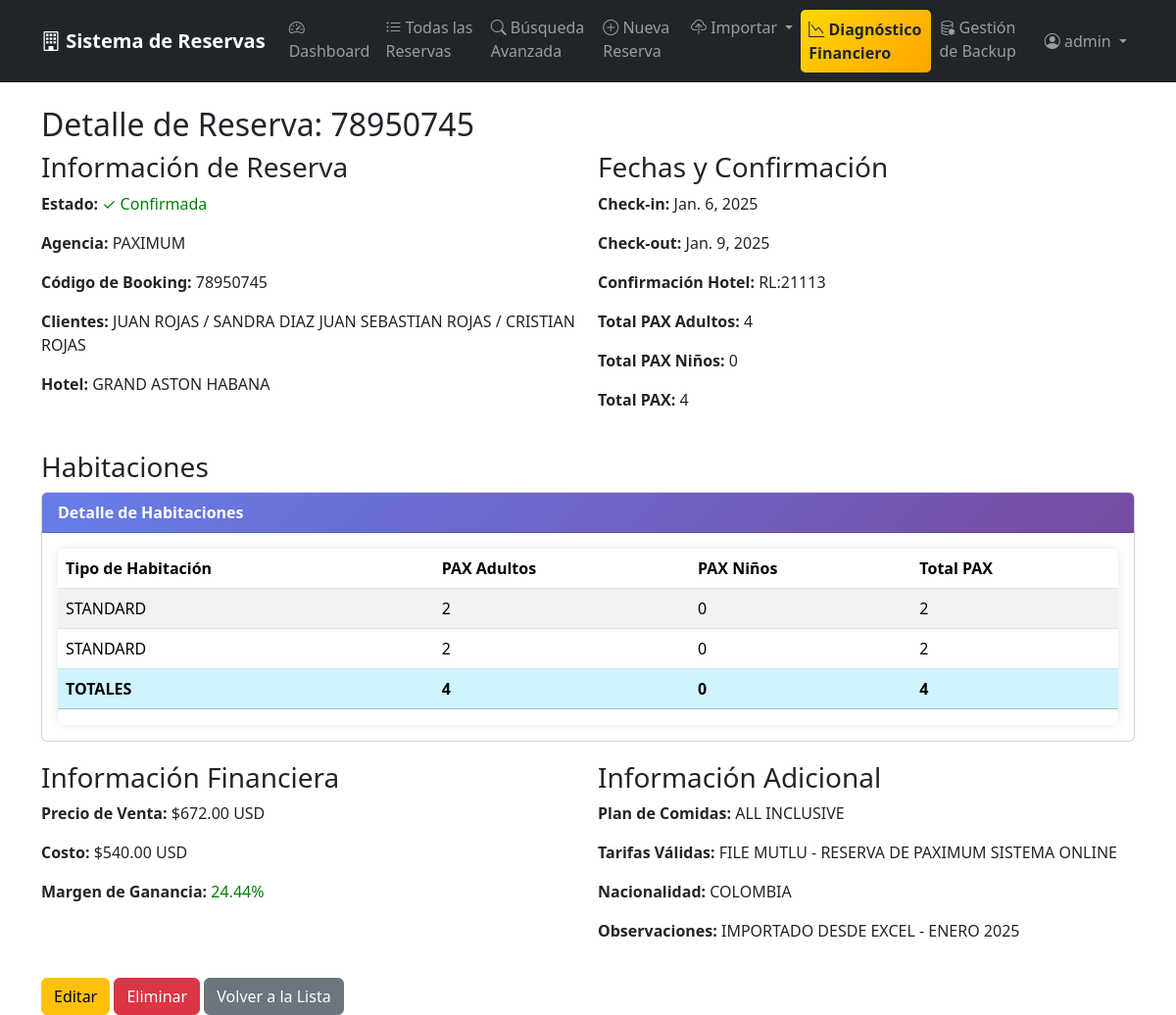
/56/ (signed in), run on the app's committed database.
### reservations/models.py (models this page shows, shortened)
class Reservation(models.Model):
    STATUS_CHOICES = [
        ('OK', 'Confirmada'),
        ('CXX', 'Cancelada'),
        ('PENDING', 'Pendiente'),
    ]
    status = models.CharField(
        max_length=20,
        choices=STATUS_CHOICES,
        default='OK'
    )
    agency = models.CharField(max_length=100)
    booking_code = models.CharField(max_length=50, unique=True)
    clients_names = models.TextField()
    hotel = models.CharField(max_length=200)
    date_from = models.DateField()
    date_to = models.DateField()
    hotel_confirmation = models.CharField(max_length=100, blank=True)
    meal_plan = models.TextField(blank=True, verbose_name='Plan de Comidas')
    sale_price = models.DecimalField(max_digits=10, decimal_places=2)
    touch_cost = models.DecimalField(max_digits=10, decimal_places=2)
    profit_percentage = models.DecimalField(
        max_digits=8,
        decimal_places=2,
        blank=True,
        null=True
    )
    valid_rates = models.TextField(blank=True)
    nationality = models.CharField(max_length=50)
    remarks = models.TextField(blank=True)
    created_by = models.ForeignKey(
        User,
        on_delete=models.CASCADE
    )
    created_at = models.DateTimeField(auto_now_add=True)
    updated_at = models.DateTimeField(auto_now=True)
    def total_pax_ad(self):
        return sum(room.pax_ad for room in self.rooms.all())
    def total_pax_chd(self):
        return sum(room.pax_chd for room in self.rooms.all())
    def total_pax(self):
        return self.total_pax_ad() + self.total_pax_chd()
    class Meta:
        ordering = ['created_at']

class Room(models.Model):
    reservation = models.ForeignKey(
        Reservation,
        on_delete=models.CASCADE,
        related_name='rooms'
    )
    room_type = models.CharField(max_length=100, verbose_name='Tipo de Habitación')
    pax_ad = models.IntegerField(
        verbose_name='PAX Adultos',
        default=1,
        help_text='Número de adultos en esta habitación'
    )
    pax_chd = models.IntegerField(
        verbose_name='PAX Niños',
        default=0,
        help_text='Número de niños en esta habitación'
    )
    class Meta:
        ordering = ['id']

### reservations/views.py (the view)
# urls.py: path('<int:pk>/', views.reservation_detail, name='detail'),
@login_required
def reservation_detail(request, pk):
    reservation = get_object_or_404(Reservation, pk=pk)
    return render(request, 'reservations/detail.html', {'reservation': reservation})

### reservations/templates/reservations/detail.html
{% extends 'reservations/base.html' %}
{% block content %}
<h2>Detalle de Reserva: {{ reservation.booking_code }}</h2>
<div style="display: grid; grid-template-columns: 1fr 1fr; gap: 20px;">
    <div>
        <h3>Información de Reserva</h3>
        <p><strong>Estado:</strong>
            {% if reservation.status == 'OK' %}
                <span style="color: green;">✓ Confirmada</span>
            {% elif reservation.status == 'CXX' %}
                <span style="color: red;">✗ Cancelada</span>
            {% else %}
                <span style="color: orange;">⏳ Pendiente</span>
            {% endif %}
        </p>
        <p><strong>Agencia:</strong> {{ reservation.agency }}</p>
        <p><strong>Código de Booking:</strong> {{ reservation.booking_code }}</p>
        <p><strong>Clientes:</strong> {{ reservation.clients_names }}</p>
        <p><strong>Hotel:</strong> {{ reservation.hotel }}</p>
    </div>
    <div>
        <h3>Fechas y Confirmación</h3>
        <p><strong>Check-in:</strong> {{ reservation.date_from }}</p>
        <p><strong>Check-out:</strong> {{ reservation.date_to }}</p>
        <p><strong>Confirmación Hotel:</strong> {{ reservation.hotel_confirmation|default:"Pendiente" }}</p>
        <p><strong>Total PAX Adultos:</strong> {{ reservation.total_pax_ad }}</p>
        <p><strong>Total PAX Niños:</strong> {{ reservation.total_pax_chd }}</p>
        <p><strong>Total PAX:</strong> {{ reservation.total_pax }}</p>
    </div>
</div>
<div class="mt-4">
    <h3>Habitaciones</h3>
    <div class="card">
        <div class="card-header">
            <strong>Detalle de Habitaciones</strong>
        </div>
        <div class="card-body">
            <div class="table-responsive">
                <table class="table table-striped">
                    <thead>
                        <tr>
                            <th>Tipo de Habitación</th>
                            <th>PAX Adultos</th>
                            <th>PAX Niños</th>
                            <th>Total PAX</th>
                        </tr>
                    </thead>
                    <tbody>
                        {% for room in reservation.rooms.all %}
                        <tr>
                            <td>{{ room.room_type }}</td>
                            <td>{{ room.pax_ad }}</td>
                            <td>{{ room.pax_chd }}</td>
                            <td>{{ room.pax_ad|add:room.pax_chd }}</td>
                        </tr>
                        {% endfor %}
                    </tbody>
                    <tfoot>
                        <tr class="table-info">
                            <td><strong>TOTALES</strong></td>
                            <td><strong>{{ reservation.total_pax_ad }}</strong></td>
                            <td><strong>{{ reservation.total_pax_chd }}</strong></td>
                            <td><strong>{{ reservation.total_pax }}</strong></td>
                        </tr>
                    </tfoot>
                </table>
            </div>
        </div>
    </div>
</div>
<div style="display: grid; grid-template-columns: 1fr 1fr; gap: 20px; margin-top: 20px;">
    <div>
        <h3>Información Financiera</h3>
        <p><strong>Precio de Venta:</strong> ${{ reservation.sale_price }} USD</p>
        <p><strong>Costo:</strong> ${{ reservation.touch_cost }} USD</p>
        <p><strong>Margen de Ganancia:</strong>
            <span style="color: {% if reservation.profit_percentage > 0 %}green{% else %}red{% endif %};">
                {{ reservation.profit_percentage|floatformat:2 }}%
            </span>
        </p>
    </div>
    <div>
        <h3>Información Adicional</h3>
        <p><strong>Plan de Comidas:</strong> {{ reservation.meal_plan|default:"No especificado" }}</p>
        <p><strong>Tarifas Válidas:</strong> {{ reservation.valid_rates|default:"N/A" }}</p>
        <p><strong>Nacionalidad:</strong> {{ reservation.nationality }}</p>
        <p><strong>Observaciones:</strong> {{ reservation.remarks|default:"Ninguna" }}</p>
    </div>
</div>
<div style="margin-top: 20px;">
    <a href="{% url 'reservations:update' reservation.pk %}" class="btn btn-warning">Editar</a>
    <a href="{% url 'reservations:delete' reservation.pk %}" class="btn btn-danger">Eliminar</a>
    <a href="{% url 'reservations:list' %}" class="btn btn-secondary">Volver a la Lista</a>
</div>
{% endblock %}

### reservations/templates/reservations/base.html (shortened to what this page needs)
<!DOCTYPE html>
<html lang="es" data-bs-theme="light">
<head>
    <link href="https://cdn.jsdelivr.net/npm/bootstrap@5.3.2/dist/css/bootstrap.min.css" rel="stylesheet">
    <link rel="stylesheet" href="https://cdn.jsdelivr.net/npm/bootstrap-icons@1.11.1/font/bootstrap-icons.css">
</head>
<body>
    <nav class="navbar navbar-expand-lg navbar-dark bg-dark">
        <div class="container">
            <a class="navbar-brand" href="{% url 'reservations:list' %}">
                <i class="bi bi-building"></i> Sistema de Reservas
            </a>
            <div class="collapse navbar-collapse" id="navbarNav">
                <ul class="navbar-nav me-auto">
                    <li class="nav-item">
                        <a class="nav-link" href="{% url 'reservations:dashboard' %}">
                            <i class="bi bi-speedometer2"></i> Dashboard
                        </a>
                    </li>
                    <li class="nav-item">
                        <a class="nav-link" href="{% url 'reservations:list' %}">
                            <i class="bi bi-list-ul"></i> Todas las Reservas
                        </a>
                    </li>
                    <li class="nav-item">
                        <a class="nav-link" href="{% url 'reservations:search' %}">
                            <i class="bi bi-search"></i> Búsqueda Avanzada
                        </a>
                    </li>
                    <li class="nav-item">
                        <a class="nav-link" href="{% url 'reservations:create' %}">
                            <i class="bi bi-plus-circle"></i> Nueva Reserva
                        </a>
                    </li>
                    <li class="nav-item dropdown">
                         <a class="nav-link dropdown-toggle" href="#" role="button" data-bs-toggle="dropdown">
                             <i class="bi bi-cloud-upload"></i> Importar
                         </a>
</li>
                    <li class="nav-item">
                        <a class="nav-link diagnostic-link text-dark fw-bold" href="{% url 'reservations:financial_debug' %}">
                            <i class="bi bi-graph-down"></i> Diagnóstico Financiero
                        </a>
                    </li>
                    <li class="nav-item">
                        <a class="nav-link" href="{% url 'reservations:backup_management' %}">
                             <i class="bi bi-database-gear"></i> Gestión de Backup
                        </a>
                    </li>
                </ul>
                <ul class="navbar-nav">
                    {% if user.is_authenticated %}
                    <li class="nav-item dropdown">
                        <a class="nav-link dropdown-toggle" href="#" role="button" data-bs-toggle="dropdown">
                            <i class="bi bi-person-circle"></i> {{ user.username }}
                        </a>
                    </li>
                    {% else %}
                    <li class="nav-item">
                        <a class="nav-link" href="{% url 'login' %}">
                            <i class="bi bi-box-arrow-in-right"></i> Iniciar Sesión
                        </a>
                    </li>
                    {% endif %}
                </ul>
            </div>
        </div>
    </nav>
    <div class="container mt-4">
        {% block content %}
        {% endblock %}
    </div>
</body>
</html>

### reservations/templates/reservations/base.html (style rules this page uses)
.navbar-brand { font-weight: 600; }
.table-responsive { box-shadow: 0 0 10px rgba(0,0,0,0.1); border-radius: 8px; }
.card-header { background: linear-gradient(135deg, #667eea 0%, #764ba2 100%); color: white; }
.diagnostic-link { background: linear-gradient(135deg, #ffd700 0%, #ffa500 100%); border-radius: 5px; margin: 2px 0; }

### data on the page
Reservation: booking_code "78950745", agency "PAXIMUM", clients_names "JUAN ROJAS / SANDRA DIAZ JUAN SEBASTIAN ROJAS / CRISTIAN ROJAS", hotel "GRAND ASTON HABANA", date_from "Jan. 6, 2025", date_to "Jan. 9, 2025", hotel_confirmation "RL:21113", total_pax_ad "4", total_pax_chd "0", total_pax "4", sale_price "672.00", touch_cost "540.00", profit_percentage "24.44", meal_plan "ALL INCLUSIVE", valid_rates "FILE MUTLU - RESERVA DE PAXIMUM SISTEMA ONLINE", nationality "COLOMBIA", remarks "IMPORTADO DESDE EXCEL - ENERO 2025"
Room: room_type "STANDARD", pax_ad "2", pax_chd "0", pax_ad|add "2"
Room: room_type "STANDARD", pax_ad "2", pax_chd "0", pax_ad|add "2"

### other printed values
{{ user.username }} "admin"
